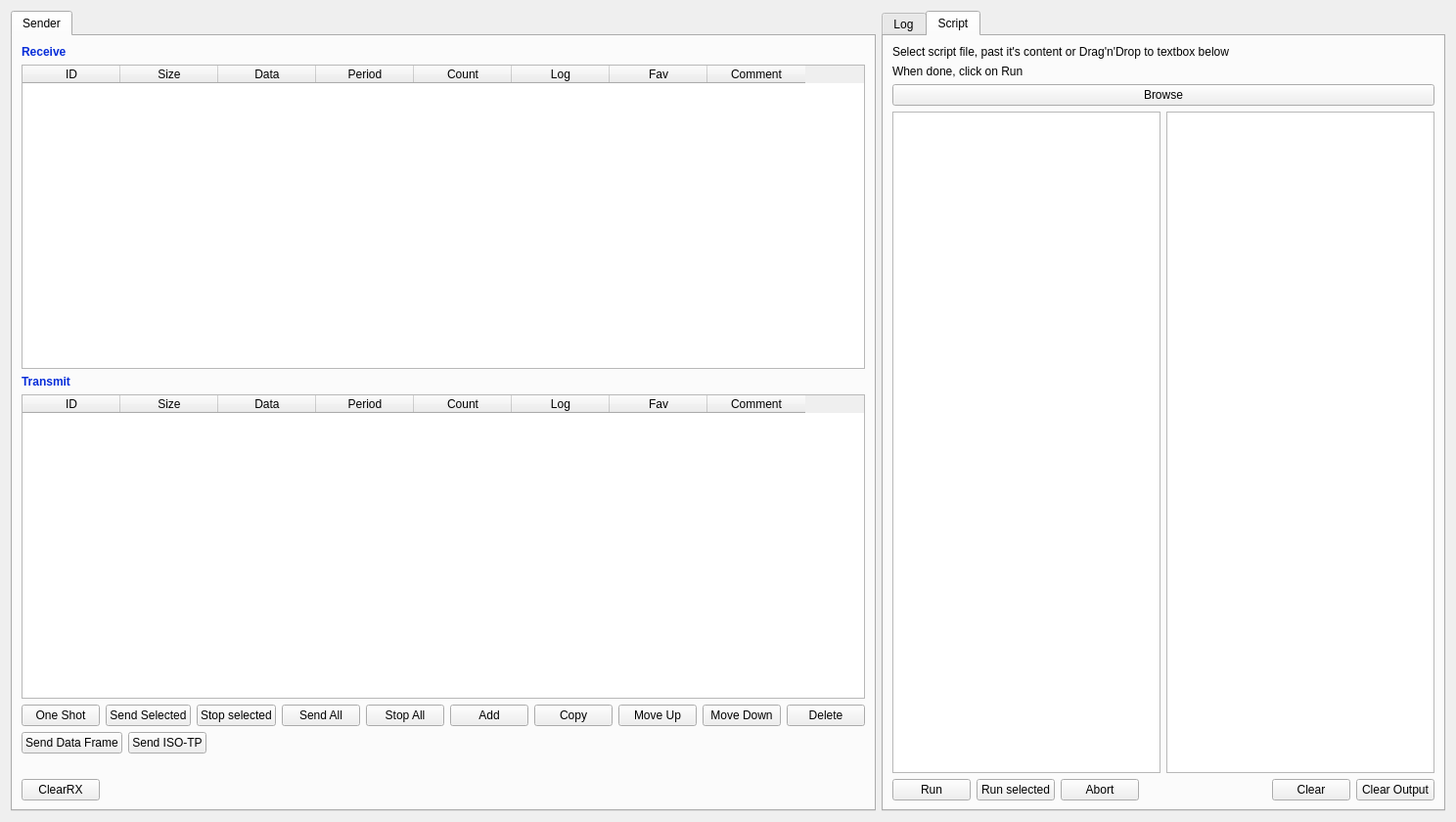
<?xml version="1.0" encoding="UTF-8"?>
<ui version="4.0">
  <class>CanTab</class>
  <widget class="QWidget" name="CanTab">
    <property name="geometry">
      <rect>
        <x>0</x>
        <y>0</y>
        <width>1430</width>
        <height>840</height>
      </rect>
    </property>
    <property name="windowTitle">
      <string>Form</string>
    </property>
    <layout class="QHBoxLayout" name="horizontalLayout">
      <item>
        <layout class="QHBoxLayout" name="horizontalLayout_5">
          <property name="spacing">
            <number>6</number>
          </property>
          <property name="topMargin">
            <number>0</number>
          </property>
        </layout>
      </item>
      <item>
        <layout class="QHBoxLayout" name="horizontalLayout_3">
          <item>
            <widget class="QTabWidget" name="tabWidget_2">
              <property name="currentIndex">
                <number>0</number>
              </property>
              <widget class="QWidget" name="tab_4">
                <attribute name="icon">
                  <iconset theme="dialog-question">
                    <normaloff>.</normaloff>.
                  </iconset>
                </attribute>
                <attribute name="title">
                  <string>Sender</string>
                </attribute>
                <layout class="QGridLayout" name="gridLayout_8">
                  <item row="9" column="0">
                    <layout class="QHBoxLayout" name="horizontalLayout_12">
                      <item>
                        <widget class="QPushButton" name="m_ClearRx">
                          <property name="text">
                            <string>ClearRX</string>
                          </property>
                        </widget>
                      </item>
                      <item>
                        <spacer name="horizontalSpacer_3">
                          <property name="orientation">
                            <enum>Qt::Horizontal</enum>
                          </property>
                          <property name="sizeHint" stdset="0">
                            <size>
                              <width>40</width>
                              <height>20</height>
                            </size>
                          </property>
                        </spacer>
                      </item>
                    </layout>
                  </item>
                  <item row="0" column="0">
                    <layout class="QHBoxLayout" name="horizontalLayout_4"/>
                  </item>
                  <item row="2" column="0">
                    <widget class="QTableWidget" name="m_RxTable">
                      <property name="styleSheet">
                        <string notr="true">color: black; font-size: 9pt</string>
                      </property>
                      <column>
                        <property name="text">
                          <string>ID</string>
                        </property>
                      </column>
                      <column>
                        <property name="text">
                          <string>Size</string>
                        </property>
                      </column>
                      <column>
                        <property name="text">
                          <string>Data</string>
                        </property>
                      </column>
                      <column>
                        <property name="text">
                          <string>Period</string>
                        </property>
                      </column>
                      <column>
                        <property name="text">
                          <string>Count</string>
                        </property>
                      </column>
                      <column>
                        <property name="text">
                          <string>Log</string>
                        </property>
                      </column>
                      <column>
                        <property name="text">
                          <string>Fav</string>
                        </property>
                      </column>
                      <column>
                        <property name="text">
                          <string>Comment</string>
                        </property>
                      </column>
                    </widget>
                  </item>
                  <item row="6" column="0">
                    <layout class="QHBoxLayout" name="horizontalLayout_8">
                      <item>
                        <widget class="QPushButton" name="m_OneShot">
                          <property name="text">
                            <string>One Shot</string>
                          </property>
                        </widget>
                      </item>
                      <item>
                        <widget class="QPushButton" name="m_SendSelected">
                          <property name="text">
                            <string>Send Selected</string>
                          </property>
                        </widget>
                      </item>
                      <item>
                        <widget class="QPushButton" name="m_StopSelected">
                          <property name="text">
                            <string>Stop selected</string>
                          </property>
                        </widget>
                      </item>
                      <item>
                        <widget class="QPushButton" name="m_SendAll">
                          <property name="text">
                            <string>Send All</string>
                          </property>
                        </widget>
                      </item>
                      <item>
                        <widget class="QPushButton" name="m_StopAll">
                          <property name="text">
                            <string>Stop All</string>
                          </property>
                        </widget>
                      </item>
                      <item>
                        <widget class="QPushButton" name="m_Add">
                          <property name="text">
                            <string>Add</string>
                          </property>
                        </widget>
                      </item>
                      <item>
                        <widget class="QPushButton" name="m_Copy">
                          <property name="text">
                            <string>Copy</string>
                          </property>
                        </widget>
                      </item>
                      <item>
                        <widget class="QPushButton" name="m_MoveUp">
                          <property name="text">
                            <string>Move Up</string>
                          </property>
                        </widget>
                      </item>
                      <item>
                        <widget class="QPushButton" name="m_MoveDown">
                          <property name="text">
                            <string>Move Down</string>
                          </property>
                        </widget>
                      </item>
                      <item>
                        <widget class="QPushButton" name="m_Delete">
                          <property name="text">
                            <string>Delete</string>
                          </property>
                        </widget>
                      </item>
                    </layout>
                  </item>
                  <item row="10" column="0">
                    <layout class="QHBoxLayout" name="horizontalLayout_10"/>
                  </item>
                  <item row="7" column="0">
                    <layout class="QHBoxLayout" name="horizontalLayout_9">
                      <item>
                        <widget class="QPushButton" name="m_SendDataFrame">
                          <property name="text">
                            <string>Send Data Frame</string>
                          </property>
                        </widget>
                      </item>
                      <item>
                        <widget class="QPushButton" name="m_SendIsoTpFrame">
                          <property name="text">
                            <string>Send ISO-TP</string>
                          </property>
                        </widget>
                      </item>
                      <item>
                        <spacer name="horizontalSpacer">
                          <property name="orientation">
                            <enum>Qt::Horizontal</enum>
                          </property>
                          <property name="sizeHint" stdset="0">
                            <size>
                              <width>40</width>
                              <height>20</height>
                            </size>
                          </property>
                        </spacer>
                      </item>
                    </layout>
                  </item>
                  <item row="4" column="0">
                    <widget class="QTableWidget" name="m_TxTable">
                      <column>
                        <property name="text">
                          <string>ID</string>
                        </property>
                      </column>
                      <column>
                        <property name="text">
                          <string>Size</string>
                        </property>
                      </column>
                      <column>
                        <property name="text">
                          <string>Data</string>
                        </property>
                      </column>
                      <column>
                        <property name="text">
                          <string>Period</string>
                        </property>
                      </column>
                      <column>
                        <property name="text">
                          <string>Count</string>
                        </property>
                      </column>
                      <column>
                        <property name="text">
                          <string>Log</string>
                        </property>
                      </column>
                      <column>
                        <property name="text">
                          <string>Fav</string>
                        </property>
                      </column>
                      <column>
                        <property name="text">
                          <string>Comment</string>
                        </property>
                      </column>
                    </widget>
                  </item>
                  <item row="8" column="0">
                    <spacer name="horizontalSpacer_2">
                      <property name="orientation">
                        <enum>Qt::Horizontal</enum>
                      </property>
                      <property name="sizeHint" stdset="0">
                        <size>
                          <width>40</width>
                          <height>20</height>
                        </size>
                      </property>
                    </spacer>
                  </item>
                  <item row="1" column="0">
                    <widget class="QLabel" name="m_ReceiveLabel">
                      <property name="text">
                        <string>&lt;html&gt;&lt;head/&gt;&lt;body&gt;&lt;p&gt;&lt;span style=&quot; font-weight:700; color:#062dd9;&quot;&gt;Receive&lt;/span&gt;&lt;/p&gt;&lt;/body&gt;&lt;/html&gt;</string>
                      </property>
                    </widget>
                  </item>
                  <item row="3" column="0">
                    <widget class="QLabel" name="m_TransmitLabel">
                      <property name="text">
                        <string>&lt;html&gt;&lt;head/&gt;&lt;body&gt;&lt;p&gt;&lt;span style=&quot; font-weight:700; color:#062dd9;&quot;&gt;Transmit&lt;/span&gt;&lt;/p&gt;&lt;/body&gt;&lt;/html&gt;</string>
                      </property>
                    </widget>
                  </item>
                </layout>
              </widget>
            </widget>
          </item>
        </layout>
      </item>
      <item>
        <widget class="QTabWidget" name="tabWidget_3">
          <property name="currentIndex">
            <number>1</number>
          </property>
          <widget class="QWidget" name="tab_6">
            <attribute name="title">
              <string>Log</string>
            </attribute>
            <layout class="QHBoxLayout" name="horizontalLayout_6">
              <item>
                <layout class="QVBoxLayout" name="verticalLayout">
                  <item>
                    <layout class="QHBoxLayout" name="horizontalLayout_7">
                      <item>
                        <widget class="QPushButton" name="m_Record">
                          <property name="text">
                            <string>Record</string>
                          </property>
                        </widget>
                      </item>
                      <item>
                        <widget class="QPushButton" name="m_Pause">
                          <property name="text">
                            <string>Pause</string>
                          </property>
                        </widget>
                      </item>
                      <item>
                        <widget class="QPushButton" name="m_Stop">
                          <property name="text">
                            <string>Stop</string>
                          </property>
                        </widget>
                      </item>
                      <item>
                        <widget class="QPushButton" name="m_Clear">
                          <property name="text">
                            <string>Clear</string>
                          </property>
                        </widget>
                      </item>
                      <item>
                        <spacer name="horizontalSpacer_6">
                          <property name="orientation">
                            <enum>Qt::Horizontal</enum>
                          </property>
                          <property name="sizeHint" stdset="0">
                            <size>
                              <width>40</width>
                              <height>20</height>
                            </size>
                          </property>
                        </spacer>
                      </item>
                      <item>
                        <widget class="QPushButton" name="m_ToggleAutoScroll">
                          <property name="text">
                            <string>Toggle Auto Scroll</string>
                          </property>
                        </widget>
                      </item>
                      <item>
                        <widget class="QLabel" name="label_11">
                          <property name="text">
                            <string>LogLevel:</string>
                          </property>
                        </widget>
                      </item>
                      <item>
                        <widget class="QSpinBox" name="m_LogLevel"/>
                      </item>
                    </layout>
                  </item>
                  <item>
                    <layout class="QHBoxLayout" name="horizontalLayout_11">
                      <item>
                        <widget class="QPushButton" name="m_SaveLog">
                          <property name="text">
                            <string>Save log</string>
                          </property>
                        </widget>
                      </item>
                      <item>
                        <spacer name="horizontalSpacer_5">
                          <property name="orientation">
                            <enum>Qt::Horizontal</enum>
                          </property>
                          <property name="sizeHint" stdset="0">
                            <size>
                              <width>40</width>
                              <height>20</height>
                            </size>
                          </property>
                        </spacer>
                      </item>
                    </layout>
                  </item>
                  <item>
                    <widget class="QLabel" name="m_LogStatsLabel">
                      <property name="text">
                        <string>
                          &lt;html&gt;&lt;head/&gt;&lt;body&gt;&lt;p&gt;&lt;span style=&quot; font-weight:700; color:#062dd9;&quot;&gt;Log :: TX: 0, RX: 0, Total: 0&lt;/span&gt;&lt;/p&gt;&lt;/body&gt;&lt;/html&gt;
                        </string>
                      </property>
                    </widget>
                  </item>
                  <item>
                    <widget class="QTableWidget" name="m_LogTable">
                      <row>
                        <property name="text">
                          <string/>
                        </property>
                      </row>
                      <column>
                        <property name="text">
                          <string>Time</string>
                        </property>
                      </column>
                      <column>
                        <property name="text">
                          <string>Direction</string>
                        </property>
                      </column>
                      <column>
                        <property name="text">
                          <string>Id</string>
                        </property>
                      </column>
                      <column>
                        <property name="text">
                          <string>Size</string>
                        </property>
                      </column>
                      <column>
                        <property name="text">
                          <string>Data</string>
                        </property>
                      </column>
                      <column>
                        <property name="text">
                          <string>Comment</string>
                        </property>
                      </column>
                      <item row="0" column="0">
                        <property name="text">
                          <string>10</string>
                        </property>
                      </item>
                      <item row="0" column="1">
                        <property name="text">
                          <string>10</string>
                        </property>
                      </item>
                      <item row="0" column="2">
                        <property name="text">
                          <string>20</string>
                        </property>
                      </item>
                    </widget>
                  </item>
                  <item>
                    <layout class="QVBoxLayout" name="verticalLayout_2"/>
                  </item>
                </layout>
              </item>
            </layout>
          </widget>
          <widget class="QWidget" name="tab_7">
            <property name="minimumSize">
              <size>
                <width>545</width>
                <height>0</height>
              </size>
            </property>
            <attribute name="title">
              <string>Script</string>
            </attribute>
            <layout class="QVBoxLayout" name="verticalLayout_4">
              <item>
                <widget class="QLabel" name="label_2">
                  <property name="text">
                    <string>Select script file, past it's content or Drag'n'Drop to textbox below</string>
                  </property>
                </widget>
              </item>
              <item>
                <widget class="QLabel" name="label">
                  <property name="text">
                    <string>When done, click on Run</string>
                  </property>
                </widget>
              </item>
              <item>
                <layout class="QVBoxLayout" name="verticalLayout_3">
                  <item>
                    <layout class="QHBoxLayout" name="horizontalLayout_13">
                      <item>
                        <widget class="QPushButton" name="pushButton_35">
                          <property name="text">
                            <string>Browse</string>
                          </property>
                        </widget>
                      </item>
                    </layout>
                  </item>
                  <item>
                    <layout class="QVBoxLayout" name="verticalLayout_5">
                      <item>
                        <layout class="QHBoxLayout" name="horizontalLayout_14">
                          <item>
                            <widget class="QTextEdit" name="m_ScriptInputTable"/>
                          </item>
                          <item>
                            <widget class="QTextEdit" name="m_ScriptOutputTable"/>
                          </item>
                        </layout>
                      </item>
                    </layout>
                  </item>
                </layout>
              </item>
              <item>
                <layout class="QHBoxLayout" name="horizontalLayout_15">
                  <item>
                    <widget class="QPushButton" name="m_Run">
                      <property name="text">
                        <string>Run</string>
                      </property>
                    </widget>
                  </item>
                  <item>
                    <widget class="QPushButton" name="m_RunSelected">
                      <property name="text">
                        <string>Run selected</string>
                      </property>
                    </widget>
                  </item>
                  <item>
                    <widget class="QPushButton" name="m_Abort">
                      <property name="text">
                        <string>Abort</string>
                      </property>
                    </widget>
                  </item>
                  <item>
                    <spacer name="horizontalSpacer_4">
                      <property name="orientation">
                        <enum>Qt::Horizontal</enum>
                      </property>
                      <property name="sizeHint" stdset="0">
                        <size>
                          <width>40</width>
                          <height>20</height>
                        </size>
                      </property>
                    </spacer>
                  </item>
                  <item>
                    <widget class="QPushButton" name="m_Clear_2">
                      <property name="text">
                        <string>Clear</string>
                      </property>
                    </widget>
                  </item>
                  <item>
                    <widget class="QPushButton" name="m_ClearOutput">
                      <property name="text">
                        <string>Clear Output</string>
                      </property>
                    </widget>
                  </item>
                </layout>
              </item>
            </layout>
          </widget>
        </widget>
      </item>
    </layout>
  </widget>
  <resources/>
  <connections/>
</ui>
